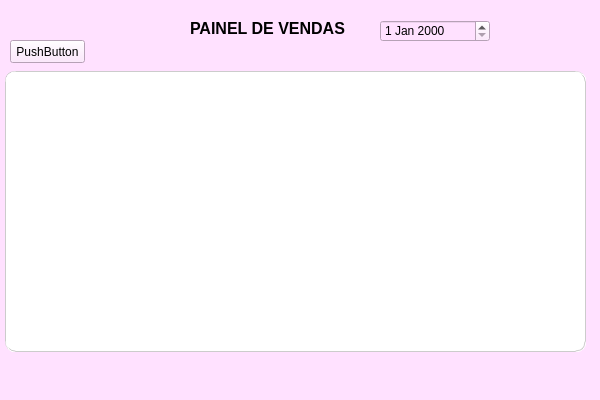
<?xml version="1.0" encoding="UTF-8"?>
<ui version="4.0">
 <class>Janela_Vendas</class>
 <widget class="QMainWindow" name="Janela_Vendas">
  <property name="geometry">
   <rect>
    <x>0</x>
    <y>0</y>
    <width>600</width>
    <height>400</height>
   </rect>
  </property>
  <property name="windowTitle">
   <string>Vendas</string>
  </property>
  <property name="styleSheet">
   <string notr="true">background-color: rgb(255, 225, 255);</string>
  </property>
  <widget class="QWidget" name="centralwidget">
   <widget class="QLabel" name="label_3">
    <property name="geometry">
     <rect>
      <x>190</x>
      <y>20</y>
      <width>221</width>
      <height>16</height>
     </rect>
    </property>
    <property name="font">
     <font>
      <pointsize>12</pointsize>
      <weight>75</weight>
      <bold>true</bold>
     </font>
    </property>
    <property name="text">
     <string>PAINEL DE VENDAS</string>
    </property>
   </widget>
   <widget class="QPushButton" name="btnVendas">
    <property name="geometry">
     <rect>
      <x>10</x>
      <y>40</y>
      <width>75</width>
      <height>23</height>
     </rect>
    </property>
    <property name="text">
     <string>PushButton</string>
    </property>
   </widget>
   <widget class="QTableWidget" name="tblVendas">
    <property name="geometry">
     <rect>
      <x>5</x>
      <y>71</y>
      <width>581</width>
      <height>281</height>
     </rect>
    </property>
    <property name="styleSheet">
     <string notr="true">background-color: rgb(255, 255, 255);
border-radius: 10px;
border-style: groove;
border-width: 1px;
border-color: rgb(204, 204, 204)</string>
    </property>
   </widget>
   <widget class="QDateEdit" name="dateEdit">
    <property name="geometry">
     <rect>
      <x>380</x>
      <y>20</y>
      <width>110</width>
      <height>22</height>
     </rect>
    </property>
   </widget>
  </widget>
  <widget class="QMenuBar" name="menubar">
   <property name="geometry">
    <rect>
     <x>0</x>
     <y>0</y>
     <width>600</width>
     <height>21</height>
    </rect>
   </property>
  </widget>
  <widget class="QStatusBar" name="statusbar"/>
 </widget>
 <resources/>
 <connections/>
</ui>
